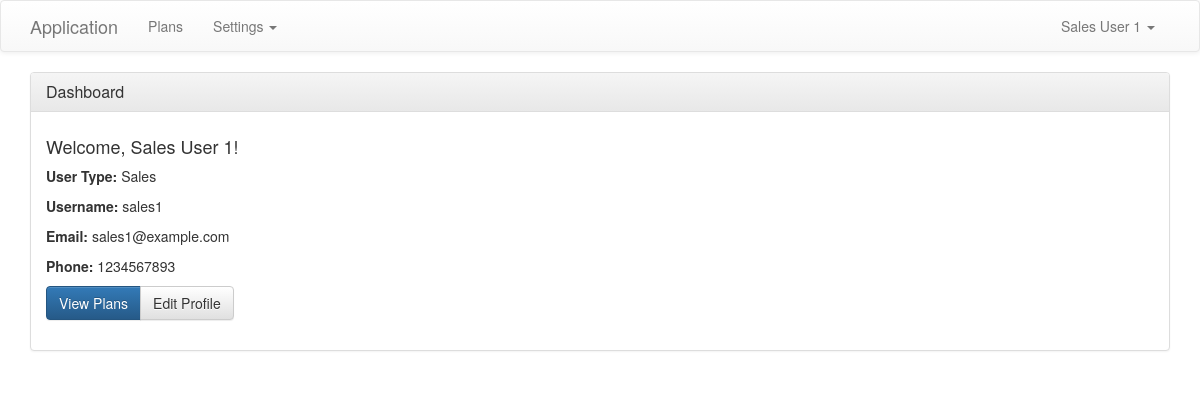
Screenshot of / (signed in) with the database file from the repository.
### tables this page shows
CREATE TABLE tbl_users (
    id INT AUTO_INCREMENT PRIMARY KEY,
    username VARCHAR(50) UNIQUE NOT NULL,
    password_hash VARCHAR(255) NOT NULL,
    fullname VARCHAR(100) NOT NULL,
    phone VARCHAR(20),
    email VARCHAR(100),
    user_type ENUM('SuperAdmin', 'Admin', 'Agent', 'Sales') NOT NULL,
    root INT DEFAULT NULL,
    status ENUM('active', 'inactive') DEFAULT 'active',
    created_at TIMESTAMP DEFAULT CURRENT_TIMESTAMP,
    FOREIGN KEY (root) REFERENCES tbl_users(id) ON DELETE SET NULL
);

### config.php (called while the page is built, shortened)
<?php
function getDB() {
    static $pdo = null;
    if ($pdo === null) {
        try {
            $pdo = new PDO(
                "mysql:host=" . DB_HOST . ";dbname=" . DB_NAME . ";charset=utf8mb4",
                DB_USER,
                DB_PASS,
                [
                    PDO::ATTR_ERRMODE => PDO::ERRMODE_EXCEPTION,
                    PDO::ATTR_DEFAULT_FETCH_MODE => PDO::FETCH_ASSOC,
                    PDO::ATTR_EMULATE_PREPARES => false
                ]
            );
        } catch (PDOException $e) {
            die("Database connection failed: " . $e->getMessage());
        }
    }
    return $pdo;
}
function isLoggedIn() {
    return isset($_SESSION['user_id']);
}
function getCurrentUser() {
    static $user = null;
    if ($user === null) {
        $pdo = getDB();
        $stmt = $pdo->prepare("SELECT * FROM tbl_users WHERE id = ?");
        $stmt->execute([$_SESSION['user_id']]);
        $user = $stmt->fetch();
    }
    return $user;
}
?>

### views/dashboard.php (the view, shortened to what this page needs)
<div class="row">
    <div class="col-md-12">
        <div class="panel panel-default">
            <div class="panel-heading">
                <h3 class="panel-title">Dashboard</h3>
            </div>
            <div class="panel-body">
                <h4>Welcome, <?php echo htmlspecialchars($user['fullname']); ?>!</h4>
                <p><strong>User Type:</strong> <?php echo htmlspecialchars($user['user_type']); ?></p>
                <p><strong>Username:</strong> <?php echo htmlspecialchars($user['username']); ?></p>
                <p><strong>Email:</strong> <?php echo htmlspecialchars($user['email'] ?? 'Not set'); ?></p>
                <p><strong>Phone:</strong> <?php echo htmlspecialchars($user['phone'] ?? 'Not set'); ?></p>
                <div class="btn-group">
                    <a href="index.php?_route=plan/list" class="btn btn-primary">View Plans</a>
                    <a href="index.php?_route=settings/users-edit/<?php echo $user['id']; ?>" class="btn btn-default">Edit Profile</a>
                </div>
            </div>
        </div>
    </div>
</div>
<?php $content = ob_get_clean(); include 'layout.php'; ?>

### views/layout.php (shortened to what this page needs)
<!DOCTYPE html>
<html lang="en">
<head>
    <link rel="stylesheet" href="https://maxcdn.bootstrapcdn.com/bootstrap/3.3.7/css/bootstrap.min.css">
    <link rel="stylesheet" href="https://maxcdn.bootstrapcdn.com/bootstrap/3.3.7/css/bootstrap-theme.min.css">
</head>
<body>
    <?php if (isLoggedIn()): ?>
    <nav class="navbar navbar-default">
        <div class="container">
            <div class="navbar-header">
                <a class="navbar-brand" href="index.php?_route=home">Application</a>
            </div>
            <div id="navbar" class="navbar-collapse collapse">
                <ul class="nav navbar-nav">
                    <li><a href="index.php?_route=plan/list">Plans</a></li>
                    <li class="dropdown">
                        <a href="#" class="dropdown-toggle" data-toggle="dropdown" role="button">Settings <span class="caret"></span></a>
                    </li>
                </ul>
                <ul class="nav navbar-nav navbar-right">
                    <li class="dropdown">
                        <a href="#" class="dropdown-toggle" data-toggle="dropdown" role="button">
                            <?php echo htmlspecialchars(getCurrentUser()['fullname']); ?> <span class="caret"></span>
                        </a>
                    </li>
                </ul>
            </div>
        </div>
    </nav>
    <?php endif; ?>
    <div class="container">
        <?php echo $content ?? ''; ?>
    </div>
</body>
</html>

### views/layout.php (style rules this page uses)
.navbar { margin-bottom: 20px; }
.panel { margin-bottom: 20px; }
.btn-group { margin-bottom: 15px; }

### rows the page displays
tbl_users: fullname "Sales User 1", user_type "Sales", username "sales1", email "sales1@example.com", phone "1234567893"
